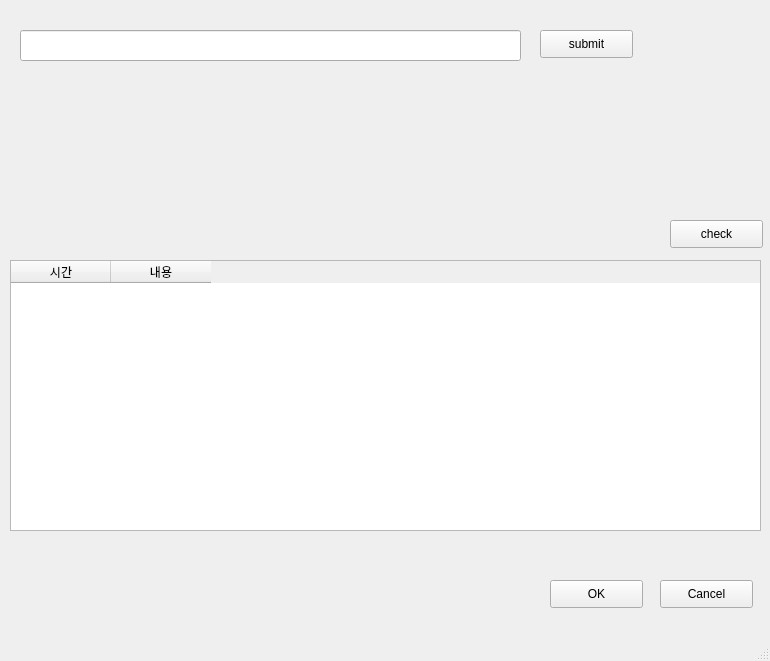
<?xml version="1.0" encoding="UTF-8"?>
<ui version="4.0">
 <class>MainWindow</class>
 <widget class="QMainWindow" name="MainWindow">
  <property name="geometry">
   <rect>
    <x>0</x>
    <y>0</y>
    <width>770</width>
    <height>661</height>
   </rect>
  </property>
  <property name="windowTitle">
   <string>MainWindow</string>
  </property>
  <widget class="QWidget" name="centralwidget">
   <widget class="QPushButton" name="submitbtn">
    <property name="geometry">
     <rect>
      <x>540</x>
      <y>30</y>
      <width>93</width>
      <height>28</height>
     </rect>
    </property>
    <property name="text">
     <string>submit</string>
    </property>
   </widget>
   <widget class="QPushButton" name="checkbtn">
    <property name="geometry">
     <rect>
      <x>670</x>
      <y>220</y>
      <width>93</width>
      <height>28</height>
     </rect>
    </property>
    <property name="text">
     <string>check</string>
    </property>
   </widget>
   <widget class="QPushButton" name="okbtn">
    <property name="geometry">
     <rect>
      <x>550</x>
      <y>580</y>
      <width>93</width>
      <height>28</height>
     </rect>
    </property>
    <property name="text">
     <string>OK</string>
    </property>
   </widget>
   <widget class="QPushButton" name="cancelbtn">
    <property name="geometry">
     <rect>
      <x>660</x>
      <y>580</y>
      <width>93</width>
      <height>28</height>
     </rect>
    </property>
    <property name="text">
     <string>Cancel</string>
    </property>
   </widget>
   <widget class="QLineEdit" name="textbox1">
    <property name="geometry">
     <rect>
      <x>20</x>
      <y>30</y>
      <width>501</width>
      <height>31</height>
     </rect>
    </property>
   </widget>
   <widget class="QTableWidget" name="dblistview">
    <property name="geometry">
     <rect>
      <x>10</x>
      <y>260</y>
      <width>751</width>
      <height>271</height>
     </rect>
    </property>
    <column>
     <property name="text">
      <string>시간</string>
     </property>
    </column>
    <column>
     <property name="text">
      <string>내용</string>
     </property>
    </column>
   </widget>
  </widget>
  <widget class="QMenuBar" name="menubar">
   <property name="geometry">
    <rect>
     <x>0</x>
     <y>0</y>
     <width>770</width>
     <height>26</height>
    </rect>
   </property>
  </widget>
  <widget class="QStatusBar" name="statusbar"/>
 </widget>
 <resources/>
 <connections/>
</ui>
